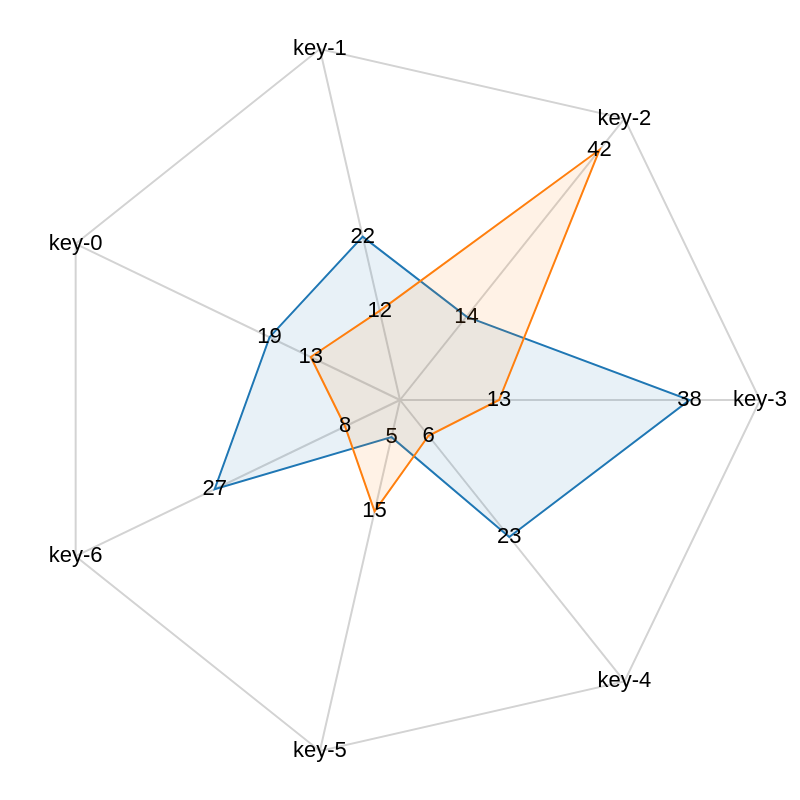

The specification (Vega-Lite) saved for this image:
### Vega specification from a JSON file in a GitHub repository (floating-point values rounded to 4 significant figures)
{"$schema": "https://vega.github.io/schema/vega/v5.json", "width": 320, "height": 320, "padding": 40, "autosize": "none", "signals": [{"name": "radius", "update": "width / 2"}], "data": [{"name": "table", "values": [{"key": "key-0", "value": 19, "category": 0}, {"key": "key-1", "value": 22, "category": 0}, {"key": "key-2", "value": 14, "category": 0}, {"key": "key-3", "value": 38, "category": 0}, {"key": "key-4", "value": 23, "category": 0}, {"key": "key-5", "value": 5, "category": 0}, {"key": "key-6", "value": 27, "category": 0}, {"key": "key-0", "value": 13, "category": 1}, {"key": "key-1", "value": 12, "category": 1}, {"key": "key-2", "value": 42, "category": 1}, {"key": "key-3", "value": 13, "category": 1}, {"key": "key-4", "value": 6, "category": 1}, {"key": "key-5", "value": 15, "category": 1}, {"key": "key-6", "value": 8, "category": 1}]}, {"name": "keys", "source": "table", "transform": [{"type": "aggregate", "groupby": ["key"]}]}], "scales": [{"name": "angular", "type": "point", "range": {"signal": "[-PI, PI]"}, "padding": 0.5, "domain": {"data": "table", "field": "key"}}, {"name": "radial", "type": "linear", "range": {"signal": "[0, radius]"}, "zero": true, "nice": false, "domain": {"data": "table", "field": "value"}, "domainMin": 0}, {"name": "color", "type": "ordinal", "domain": {"data": "table", "field": "category"}, "range": {"scheme": "category10"}}], "encode": {"enter": {"x": {"signal": "radius"}, "y": {"signal": "radius"}}}, "marks": [{"type": "group", "name": "categories", "zindex": 1, "from": {"facet": {"data": "table", "name": "facet", "groupby": ["category"]}}, "marks": [{"type": "line", "name": "category-line", "from": {"data": "facet"}, "encode": {"enter": {"interpolate": {"value": "linear-closed"}, "x": {"signal": "scale('radial', datum.value) * cos(scale('angular', datum.key))"}, "y": {"signal": "scale('radial', datum.value) * sin(scale('angular', datum.key))"}, "stroke": {"scale": "color", "field": "category"}, "strokeWidth": {"value": 1}, "fill": {"scale": "color", "field": "category"}, "fillOpacity": {"value": 0.1}}}}, {"type": "text", "name": "value-text", "from": {"data": "category-line"}, "encode": {"enter": {"x": {"signal": "datum.x"}, "y": {"signal": "datum.y"}, "text": {"signal": "datum.datum.value"}, "align": {"value": "center"}, "baseline": {"value": "middle"}, "fill": {"value": "black"}}}}]}, {"type": "rule", "name": "radial-grid", "from": {"data": "keys"}, "zindex": 0, "encode": {"enter": {"x": {"value": 0}, "y": {"value": 0}, "x2": {"signal": "(radius + 20) * cos(scale('angular', datum.key))"}, "y2": {"signal": "(radius + 20) * sin(scale('angular', datum.key))"}, "stroke": {"value": "lightgray"}, "strokeWidth": {"value": 1}}}}, {"type": "text", "name": "key-label", "from": {"data": "radial-grid"}, "zindex": 1, "encode": {"enter": {"x": {"field": "x2"}, "y": {"field": "y2"}, "text": {"field": "datum.key"}, "align": {"value": "center"}, "baseline": {"value": "middle"}, "fill": {"value": "black"}}}}, {"type": "line", "name": "outer-line", "from": {"data": "radial-grid"}, "encode": {"enter": {"interpolate": {"value": "linear-closed"}, "x": {"field": "x2"}, "y": {"field": "y2"}, "stroke": {"value": "lightgray"}, "strokeWidth": {"value": 1}}}}]}
